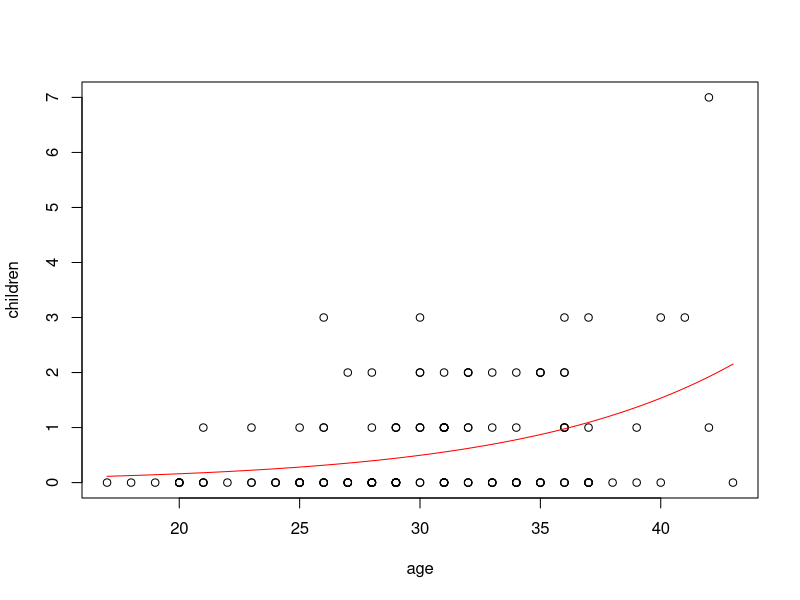
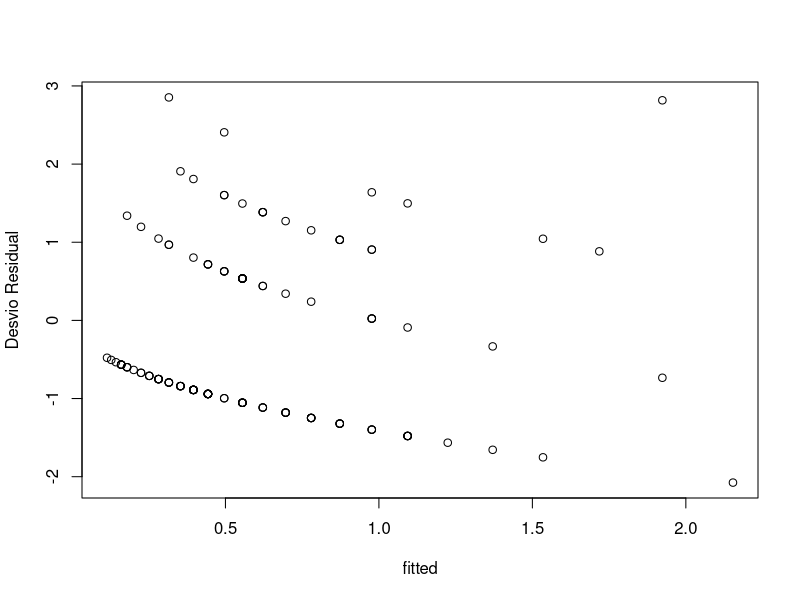
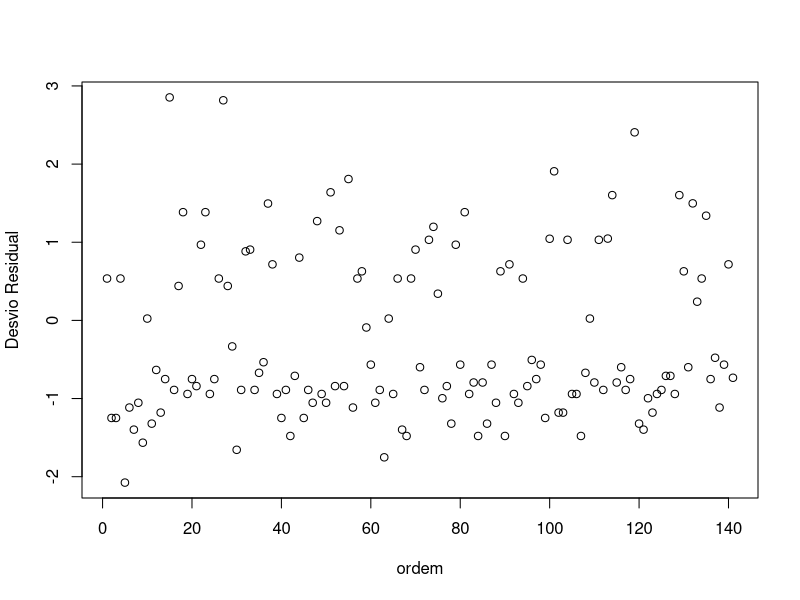
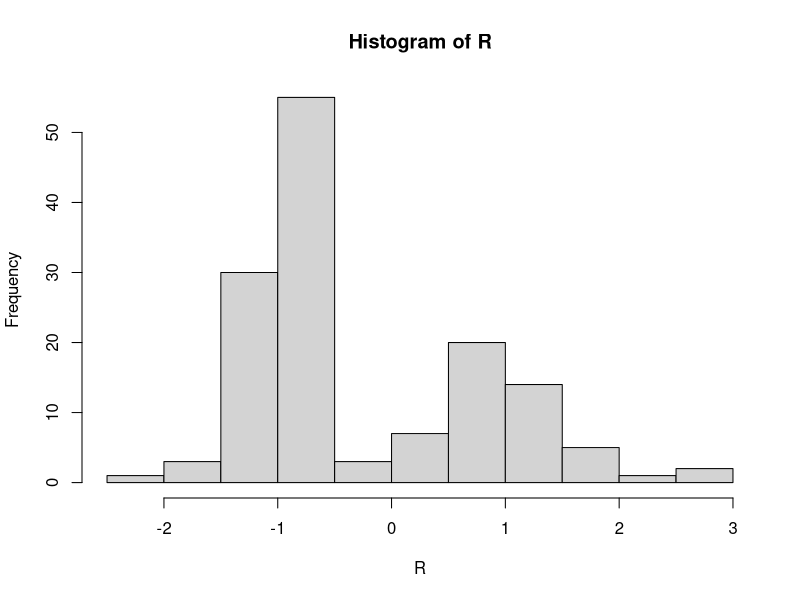
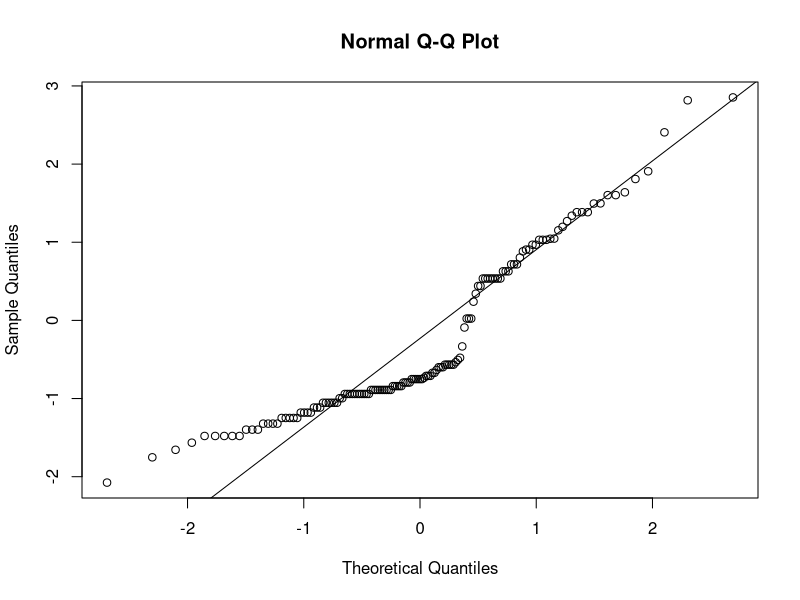
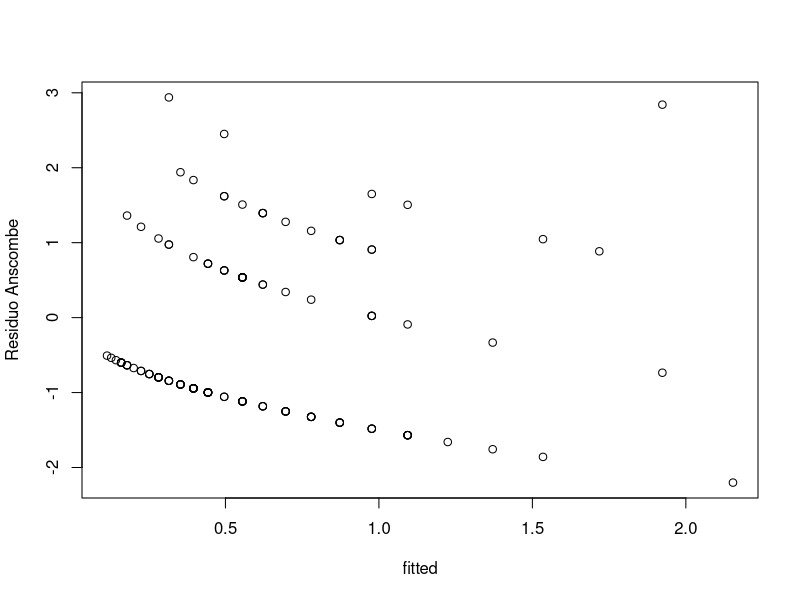
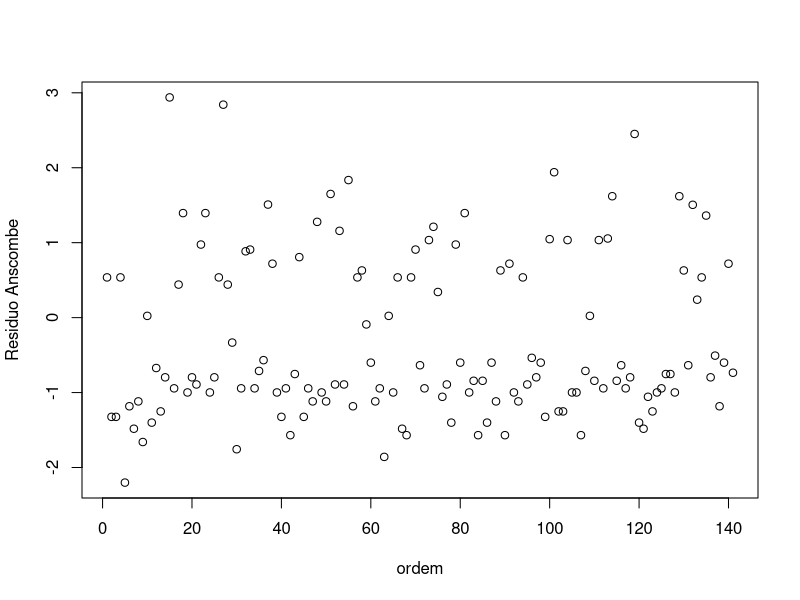
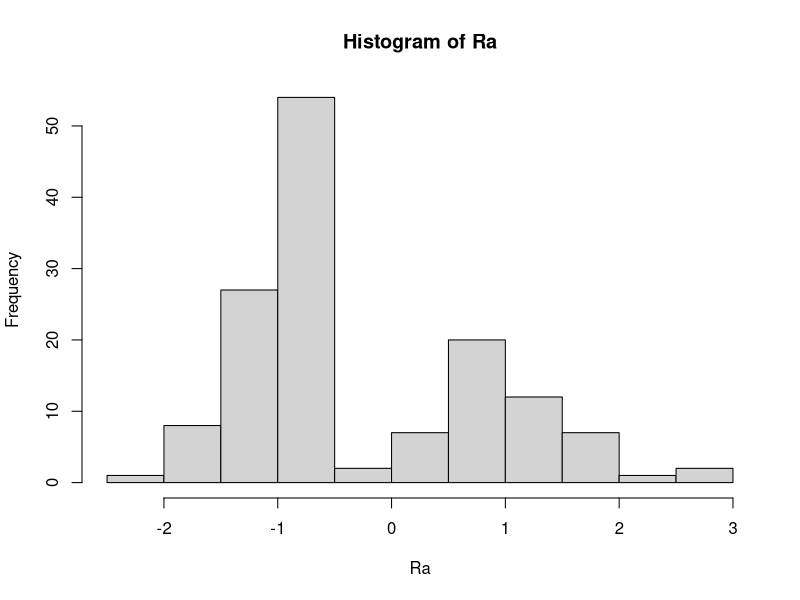

Reproduce these figures in R, in order.
###############################################
## Scripts Elementos de Aprendizado de Máquina
###############################################

## Analise de Residuos

##Exemplo Birth data
#seleciona o arquivo "mlg_birth.csv"
dt <- read.table("mlg_birth.csv", header=TRUE, sep=",", stringsAsFactors = TRUE)

names(dt) ## Mostra os nomes das colunas da base de dados

## Ajuste do Modelo
## Poisson Link: log
modelo <- glm(children ~ age, family = poisson(link = "log"), data = dt)

plot(dt$age,dt$children,xlab='age',ylab='children')
x   <- seq(min(dt$age),max(dt$age),by=0.1)
nd  <- list(age=x)
lines(x,predict(modelo,newdata=nd,type='response'),col='red')

1-pchisq(modelo$deviance,modelo$df.residual) ## p-value "Deviance"

## Deviance Residual - Modelo Poisson
## residuals(object, type = c("deviance", "pearson", "working","response", "partial"), ...)
R  <- residuals(modelo, type = "deviance")
plot(modelo$fitted.values, R, xlab='fitted', ylab = 'Desvio Residual')
plot(1:length(R), R, xlab='ordem', ylab = 'Desvio Residual')
hist(R)
qqnorm(R); qqline(R);
shapiro.test(R)

################################################################################
## Para distribuições de resposta não normais em modelos lineares generalizados, 
## a distribuição dos resíduos de Pearson é frequentemente assimétrica. Anscombe 
## propôs um resíduo usando uma função A(y) no lugar de y na derivação dos 
## resíduos (Anscombe 1953, McCullagh e Nelder 1989). A função A(y) é escolhida 
## para tornar a distribuição de A(y) o mais normal possível.
################################################################################
## Residuo de Anscombe - Modelo Poisson
hy    <- 3/2*(modelo$y^(2/3)) 
hyhat <- 3/2*(modelo$fitted.value^(2/3))
Ra    <- (hy - hyhat)/(modelo$fitted.value^(-1/3)*sqrt(modelo$fitted.value)  )
plot(modelo$fitted.values, Ra, xlab='fitted', ylab = 'Residuo Anscombe')
plot(1:length(Ra), Ra, xlab='ordem', ylab = 'Residuo Anscombe')
hist(Ra)
qqnorm(Ra); qqline(Ra);
shapiro.test(Ra)

#################################################################
## Envelope de Probabilidade - Modelo Poisson
 fit.model <- modelo	## MUITO IMPORTANTE !!!!
 X <- model.matrix(fit.model)
 n <- nrow(X)
 p <- ncol(X)
 w <- fit.model$weights
 W <- diag(w)
 H <- solve(t(X)%*%W%*%X)
 H <- sqrt(W)%*%X%*%H%*%t(X)%*%sqrt(W)
 h <- diag(H)

 # Desvio Residual - "Ajustado"
 td <- resid(fit.model,type="deviance")/sqrt(1-h)

 # Simulacao do envelope
 m <- 1000
 e <- matrix(0,n,m)	# Armazena as simulacoes
 for(i in 1:m){
    # Gera novas saidas a partir dos valores ajustados (originais)
    nresp <- rpois(n, fitted(fit.model))
    fit   <- glm(nresp ~ X, poisson(link = "log"))
    w     <- fit$weights
    W     <- diag(w)
    H     <- solve(t(X)%*%W%*%X)
    H     <- sqrt(W)%*%X%*%H%*%t(X)%*%sqrt(W)
    h     <- diag(H)
    e[,i] <- sort( resid(fit,type="deviance")/sqrt(1-h) )
 }

 # Construcao do envelope com 95% de confianca
 e1 <- numeric(n)		# limites inferiores
 e2 <- numeric(n)		# limites superiores
 for(i in 1:n){
    e0    <- sort(e[i,])	# ordena cada percentil
    e1[i] <- e0[floor(m*.05)]		# Percentil 5
    e2[i] <- e0[floor(m*.95)]		# Percentil 95
 }

 med   <- apply(e,1,mean)	# Define as medias para cada percentil
 faixa <- range(td,e1,e2)	# Define os minimos e maximos
 par(pty="s")			# square plotting region
 qqnorm(td,xlab="Percentis da N(0,1)",ylab="Componente do Desvio Padronizado",ylim=faixa)
 par(new=T)									# Permite inserir novas linhas
 qqnorm(e1,xlab="",ylab="",type="l",ylim=faixa,lty=1)		# Limite Inferior
 par(new=T)
 qqnorm(e2,xlab="",ylab="",type="l",ylim=faixa,lty=1)		# Limite Superior
 par(new=T)
 qqnorm(med,xlab="",ylab="",type="l",ylim=faixa,lty=2)	# Linha Central
 